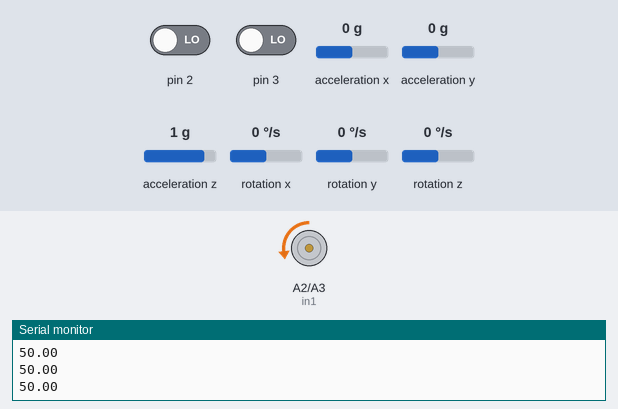
Bench run of a sketch on a simulated Arduino Uno, built with avr-gcc and run on an emulated ATmega328P. Parts: motor-driver pin pairs drawn as motors (green arrow = first pin HIGH = forward, orange = second pin HIGH = backward, longer = more drive, scaled by the enable pin), the last lines printed to the serial monitor. Inputs (shaded band) come from the test bench; at power-on: acceleration y 0 g, acceleration z 1 g, acceleration x 0 g, pin 2 LOW, pin 3 LOW, rotation x 0 °/s, rotation y 0 °/s, rotation z 0 °/s.

Above: at 3.2 s.
3.3 s: acceleration y set to -1.4 g
At 4.0 s:
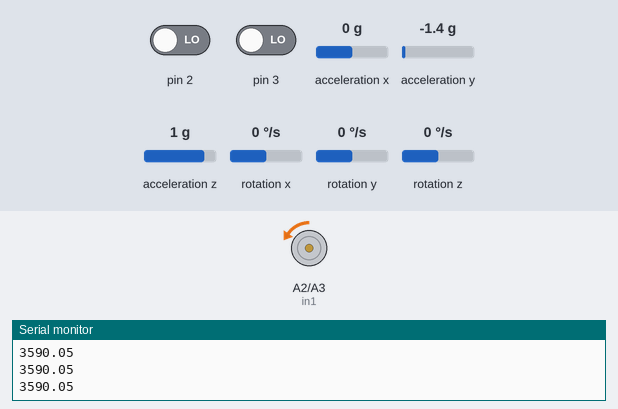
4.8 s: acceleration z set to -1.4 g
At 6.0 s:
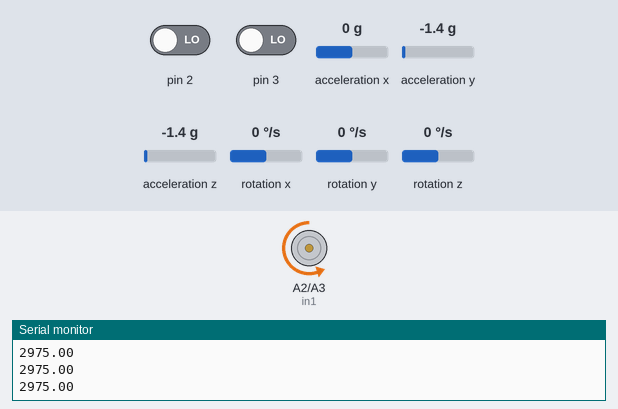
6.3 s: acceleration x set to 1.1 g
At 7.5 s:
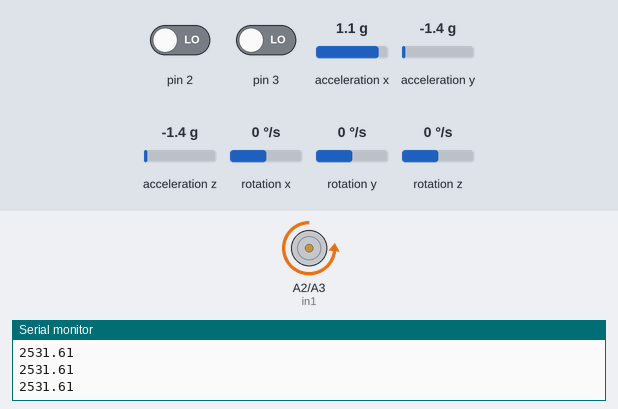
7.8 s: acceleration y set to 0.8 g
At 8.6 s:
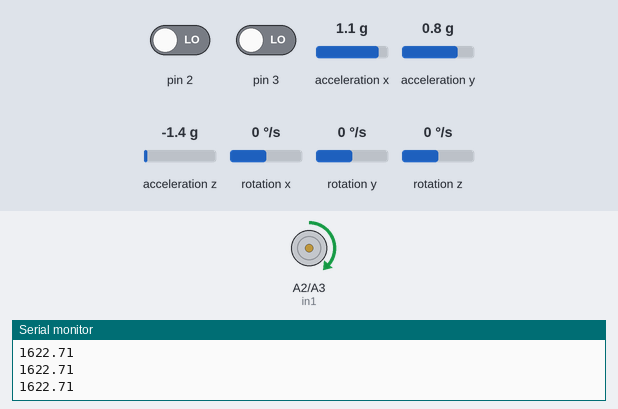
9.3 s: acceleration x set to -1.4 g
At 9.7 s:
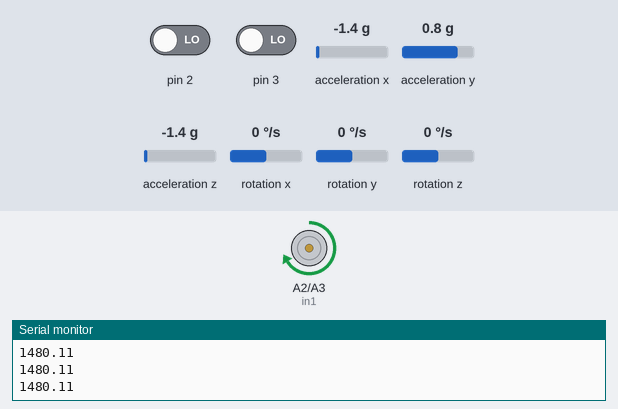
10.8 s: acceleration z set to 0 g
At 12.0 s:
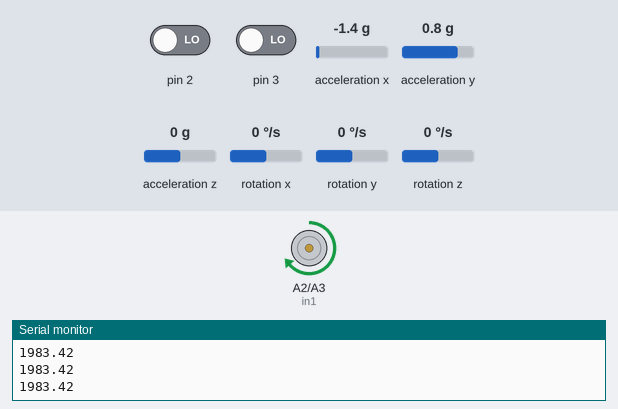
Timing chart, 0 to 13.3 s (numbered marks = the images above; inputs shaded):
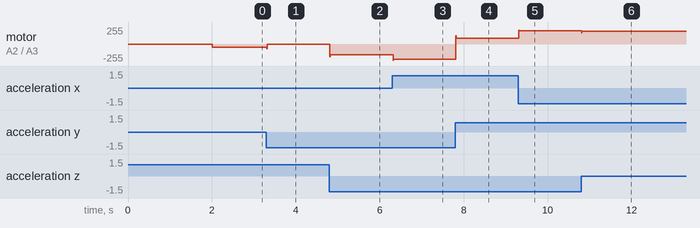

Measured:
- after the input at 3.3 s, motor on A2 (in1) / A3 (in2): backward 50/255 → backward 6/255 at once
- after the input at 4.8 s, motor on A2 (in1) / A3 (in2): backward 6/255 → backward 159/255 at once
- after the input at 6.3 s, motor on A2 (in1) / A3 (in2): backward 159/255 → backward 227/255 at once
- after the input at 7.8 s, motor on A2 (in1) / A3 (in2): backward 227/255 → forward 86/255 at once
- after the input at 9.3 s, motor on A2 (in1) / A3 (in2): forward 86/255 → forward 200/255 at once
- after the input at 10.8 s, motor on A2 (in1) / A3 (in2): forward 200/255 → forward 191/255 at once

The sketch:

tuning.ino
```cpp
#include "Wire.h"
#include <MPU6050_light.h>
#include "motor_controller.h"
#define in1 A2
#define in2 A3
#define enA 6
MPU6050 mpu(Wire);
unsigned long timer = 0;
float desiredAngle = 0.0;
float off = 50;
float Kpr = 65; //50

float Kpy = 0;//7; //10
float Kir = 0; //1.5
float Kiy = 0;  //1
float kdr =3.5;
float Kdy = 0;
float prevError_yaw = 0.0;
float prevError_roll = 0.0;
float integral_roll = 0.0;
float integral_yaw = 0.0;

void dc_motor_init(){
  pinMode(enA, OUTPUT);
  pinMode(in1, OUTPUT);
  pinMode(in2, OUTPUT);
  digitalWrite(in1, LOW);
  digitalWrite(in2, LOW);
}

void motor_control(float pwm) {
  if (pwm < 0) {
    digitalWrite(in1, HIGH);
    digitalWrite(in2, LOW);
    pwm = -pwm;
  } else {
    digitalWrite(in1, LOW);
    digitalWrite(in2, HIGH);
  }
  pwm = off + pwm;

  Serial.println(pwm);

  analogWrite(enA, pwm);
}

void setup() {
  dc_motor_init();
  Serial.begin(9600);
  Wire.begin();

  byte status = mpu.begin();
  Serial.print(F("MPU6050 status: "));
  Serial.println(status);
  while(status!=0){ } // stop everything if could not connect to MPU6050

  Serial.println(F("Calculating offsets, do not move MPU6050"));
  mpu.calcOffsets();
  delay(1000);
  // mpu.upsideDownMounting = true; // uncomment this line if the MPU6050 is mounted upside-down
  Serial.println("Done!\n");

  attachInterrupt(digitalPinToInterrupt(2), encoderHandler,  CHANGE);
  attachInterrupt(digitalPinToInterrupt(3), encoderHandler, CHANGE);

}

void loop() {
  mpu.update();

  // if((millis()-timer)>10){ // print data every 10ms

  // timer = millis();
  float currentAngle_roll = (mpu.getAngleX());
  float currentAngle_yaw = (mpu.getAngleZ());
  // float currentAngle_yaw = yawAngle;
    if(currentAngle_yaw > 180)
    currentAngle_yaw -=360;
    else if(currentAngle_yaw < -180)
      currentAngle_yaw +=360;
  // if(currentAngle_yaw > 10 ){
  //   currentAngle_yaw = 10;
  // }
  // else if(currentAngle_yaw < -10 ){
  //   currentAngle_yaw = -10;
  // }
  // Serial.print(currentAngle_roll);Serial.print("\t");
  // Serial.print(currentAngle_yaw);Serial.print("\t");
  float error_roll = desiredAngle - currentAngle_roll;
  float error_yaw = desiredAngle - currentAngle_yaw;

  integral_roll += error_roll;
  integral_yaw += error_yaw;
  float derivative = error_yaw - prevError_yaw;
  float dr = error_roll - prevError_roll;
  float output;

  output =  ( Kpr * error_roll + Kir * integral_roll  - kdr*dr) - (Kpy * error_yaw + Kiy * integral_yaw - Kdy * derivative);

  motor_control(output);
  prevError_yaw = error_yaw;
  prevError_roll = error_roll;
  // timer = millis();
// }
}
```

motor_controller.h
```cpp
long encoderValue = 0;
long lastEncoded= 0;
float yawAngle = 0;
int angle= 0;

void encoderHandler() {
  int MSB = digitalRead(2); //MSB = most significant bit
  int LSB = digitalRead(3); //LSB = least significant bit

  int encoded = (MSB << 1) | LSB; //converting the 2 pin value to single number
  int sum  = (lastEncoded << 2) | encoded; //adding it to the previous encoded value

  if(sum == 0b1101 || sum == 0b0100 || sum == 0b0010 || sum == 0b1011) {
    encoderValue++; //CW
  }
  if(sum == 0b1110 || sum == 0b0111 || sum == 0b0001 || sum == 0b1000) {
    encoderValue--; //CCW
  }

  lastEncoded = encoded; //store this value for next time
  angle = encoderValue*360/715;
  yawAngle = angle*0.1385;
  if (fabs(yawAngle) >= 360) encoderValue =0;

}
```
